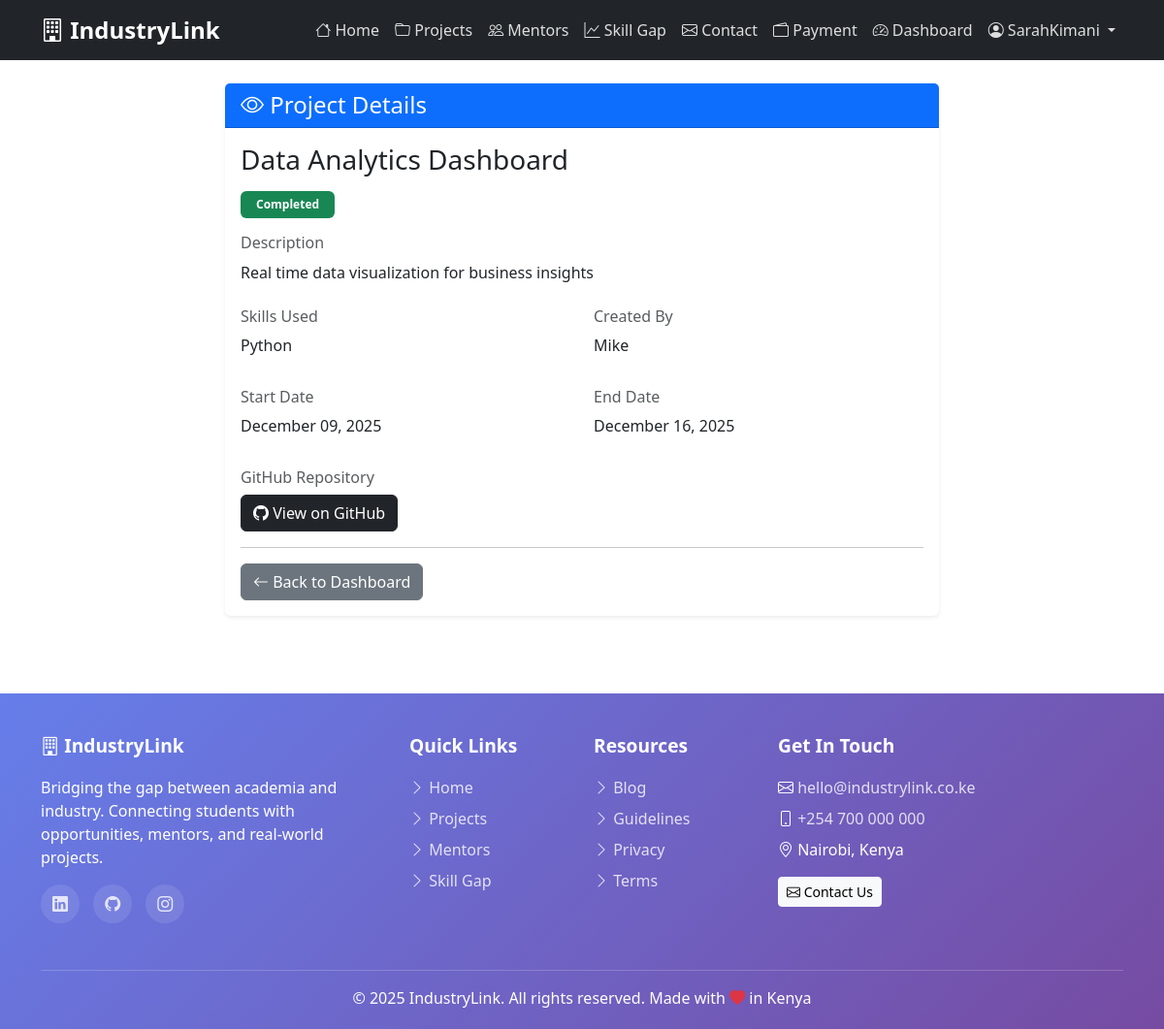
The app's page /project/1/ (signed in) with its own data.
### main/models.py (models this page shows, shortened)
class Project(models.Model):
    STATUS_CHOICES = [
        ('ongoing', 'Ongoing'),
        ('completed', 'Completed'),
        ('paused', 'Paused'),
    ]
    student = models.ForeignKey('StudentProfile', on_delete=models.CASCADE, related_name='projects')
    freelancer = models.ForeignKey('Freelancer', on_delete=models.CASCADE, related_name='projects', null=True, blank=True)
    organization = models.ForeignKey('Organization', on_delete=models.CASCADE, related_name='projects', null=True, blank=True)
    title = models.CharField(max_length=200)
    description = models.TextField()
    skills_used = models.TextField()
    github_link = models.URLField(blank=True)
    status = models.CharField(max_length=20, choices=STATUS_CHOICES, default='ongoing')
    start_date = models.DateField()
    end_date = models.DateField(blank=True, null=True)
    created_at = models.DateTimeField(auto_now_add=True)
    updated_at = models.DateTimeField(auto_now=True)
    class Meta:
        ordering = ['-created_at']

class StudentProfile(models.Model):
    user= models.OneToOneField(User, on_delete=models.CASCADE, related_name='student_profile')
    year_of_study = models.IntegerField()
    course = models.CharField(max_length=200)
    institution = models.CharField(max_length=200)
    email = models.EmailField()
    bio = models.TextField(blank=True)
    skills = models.TextField(help_text="Comma-separated skills")
    created_at = models.DateTimeField(auto_now_add=True)
    updated_at = models.DateTimeField(auto_now=True)
    class Meta:
        verbose_name = "Student Profile"
        verbose_name_plural = "Student Profiles"
        ordering = ['-created_at']

### main/views.py (the view)
# urls.py: path('project/<int:project_id>/', views.view_project, name='view_project'),
@login_required
def view_project(request, project_id):
    project = get_object_or_404(Project, id=project_id)
    return render(request, 'projects/view_project.html', {'project': project})

### main/templates/projects/view_project.html (shortened to what this page needs)
{% extends 'base.html' %}
{% block content %}
<div class="container mt-4">
    <div class="row">
        <div class="col-md-8 mx-auto">
            <div class="card border-0 shadow-sm">
                <div class="card-header bg-primary text-white">
                    <h4 class="mb-0"><i class="bi bi-eye"></i> Project Details</h4>
                </div>
                <div class="card-body">
                    <h3 class="mb-3">{{ project.title }}</h3>
                    <div class="mb-3">
                        <span class="badge {% if project.status == 'completed' %}bg-success{% elif project.status == 'ongoing' %}bg-info{% else %}bg-warning{% endif %} px-3 py-2">
                            {{ project.get_status_display }}
                        </span>
                    </div>
                    <div class="mb-4">
                        <h6 class="text-muted">Description</h6>
                        <p>{{ project.description }}</p>
                    </div>
                    <div class="row mb-3">
                        <div class="col-md-6">
                            <h6 class="text-muted">Skills Used</h6>
                            <p>{{ project.skills_used }}</p>
                        </div>
                        <div class="col-md-6">
                            <h6 class="text-muted">Created By</h6>
                            <p>{{ project.student.user.username }}</p>
                        </div>
                    </div>
                    <div class="row mb-3">
                        <div class="col-md-6">
                            <h6 class="text-muted">Start Date</h6>
                            <p>{{ project.start_date|date:"F d, Y" }}</p>
                        </div>
                        {% if project.end_date %}
                        <div class="col-md-6">
                            <h6 class="text-muted">End Date</h6>
                            <p>{{ project.end_date|date:"F d, Y" }}</p>
                        </div>
                        {% endif %}
                    </div>
                    {% if project.github_link %}
                    <div class="mb-3">
                        <h6 class="text-muted">GitHub Repository</h6>
                        <a href="{{ project.github_link }}" target="_blank" class="btn btn-dark">
                            <i class="bi bi-github"></i> View on GitHub
                        </a>
                    </div>
                    {% endif %}
                    <hr>
                    <div class="d-flex gap-2">
                        <a href="{% url 'main:dashboard' %}" class="btn btn-secondary">
                            <i class="bi bi-arrow-left"></i> Back to Dashboard
                        </a>
                    </div>
                </div>
            </div>
        </div>
    </div>
</div>
{% endblock %}

### templates/base.html (shortened to what this page needs)
<!DOCTYPE html>
<html lang="en">
<head>
    <link href="https://cdn.jsdelivr.net/npm/bootstrap@5.3.2/dist/css/bootstrap.min.css" rel="stylesheet">
    <link rel="stylesheet" href="https://cdn.jsdelivr.net/npm/bootstrap-icons@1.11.1/font/bootstrap-icons.css">
</head>
<body>
    <nav class="navbar navbar-expand-lg navbar-dark bg-dark">
        <div class="container">
            <a class="navbar-brand" href="{% url 'main:home' %}">
                <i class="bi bi-building"></i> IndustryLink
            </a>
            <div class="collapse navbar-collapse" id="navbarNav">
                <ul class="navbar-nav ms-auto">
                    <li class="nav-item">
                        <a class="nav-link" href="{% url 'main:home' %}">
                            <i class="bi bi-house"></i> Home
                        </a>
                    </li>
                    <li class="nav-item">
                        <a class="nav-link" href="{% url 'main:projects' %}">
                            <i class="bi bi-folder"></i> Projects
                        </a>
                    </li>
                    <li class="nav-item">
                        <a class="nav-link" href="{% url 'main:mentor' %}">
                            <i class="bi bi-people"></i> Mentors
                        </a>
                    </li>
                    <li class="nav-item">
                        <a class="nav-link" href="{% url 'main:skills' %}">
                            <i class="bi bi-graph-up"></i> Skill Gap
                        </a>
                    </li>
                    <li class="nav-item">
                        <a class="nav-link" href="{% url 'main:contact' %}">
                            <i class="bi bi-envelope"></i> Contact
                        </a>
                    </li>
                    <li class="nav-item">
                        <a class="nav-link" href="{% url 'main:payment' %}">
                            <i class="bi bi-wallet2"></i> Payment
                        </a>
                    </li>
                    {% if request.user.is_authenticated %}
                        <li class="nav-item">
                            <a class="nav-link" href="{% url 'main:dashboard' %}">
                                <i class="bi bi-speedometer2"></i> Dashboard
                            </a>
                        </li>
                        <li class="nav-item dropdown">
                            <a class="nav-link dropdown-toggle" href="#" id="userDropdown" role="button" data-bs-toggle="dropdown" aria-expanded="false">
                                <i class="bi bi-person-circle"></i> {{ request.user.username }}
                            </a>
                        </li>
                    {% endif %}
                </ul>
            </div>
        </div>
    </nav>
    <main>
        {% block content %}
        {% endblock %}
    </main>
    <footer>
        <div class="container">
            <div class="row">
                <div class="col-md-4 mb-4">
                    <div class="footer-heading">
                        <i class="bi bi-building"></i> IndustryLink
                    </div>
                    <p class="mb-3">
                        Bridging the gap between academia and industry.
                        Connecting students with opportunities, mentors, and real-world projects.
                    </p>
                    <div class="social-icons">
                        <a href="#" aria-label="LinkedIn"><i class="bi bi-linkedin"></i></a>
                        <a href="#" aria-label="GitHub"><i class="bi bi-github"></i></a>
                        <a href="#" aria-label="Instagram"><i class="bi bi-instagram"></i></a>
                    </div>
                </div>
                <div class="col-md-2 mb-4">
                    <div class="footer-heading">Quick Links</div>
                    <ul class="list-unstyled">
                        <li class="mb-2"><a href="{% url 'main:home' %}"><i class="bi bi-chevron-right"></i> Home</a></li>
                        <li class="mb-2"><a href="{% url 'main:projects' %}"><i class="bi bi-chevron-right"></i> Projects</a></li>
                        <li class="mb-2"><a href="{% url 'main:mentor' %}"><i class="bi bi-chevron-right"></i> Mentors</a></li>
                        <li class="mb-2"><a href="{% url 'main:skills' %}"><i class="bi bi-chevron-right"></i> Skill Gap</a></li>
                    </ul>
                </div>
                <div class="col-md-2 mb-4">
                    <div class="footer-heading">Resources</div>
                    <ul class="list-unstyled">
                        <li class="mb-2"><a href="#"><i class="bi bi-chevron-right"></i> Blog</a></li>
                        <li class="mb-2"><a href="#"><i class="bi bi-chevron-right"></i> Guidelines</a></li>
                        <li class="mb-2"><a href="#"><i class="bi bi-chevron-right"></i> Privacy</a></li>
                        <li class="mb-2"><a href="#"><i class="bi bi-chevron-right"></i> Terms</a></li>
                    </ul>
                </div>
                <div class="col-md-4 mb-4">
                    <div class="footer-heading">Get In Touch</div>
                    <ul class="list-unstyled">
                        <li class="mb-2">
                            <i class="bi bi-envelope"></i>
                            <a href="mailto:hello@industrylink.co.ke">hello@industrylink.co.ke</a>
                        </li>
                        <li class="mb-2">
                            <i class="bi bi-phone"></i>
                            <a href="tel:+254700000000">+254 700 000 000</a>
                        </li>
                        <li class="mb-2">
                            <i class="bi bi-geo-alt"></i> Nairobi, Kenya
                        </li>
                    </ul>
                    <div class="mt-3">
                        <a href="{% url 'main:contact' %}" class="btn btn-light btn-sm">
                            <i class="bi bi-envelope"></i> Contact Us
                        </a>
                    </div>
                </div>
            </div>
            <hr class="bg-white mt-4" style="opacity: 0.2;">
            <div class="row">
                <div class="col-12 text-center">
                    <p class="mb-0">
                        &copy; 2025 IndustryLink. All rights reserved.
                        Made with <i class="bi bi-heart-fill text-danger"></i> in Kenya
                    </p>
                </div>
            </div>
        </div>
    </footer>
</body>
</html>

### templates/base.html (style rules this page uses)
html, body { height: 100%; }
body { display: flex; flex-direction: column; }
main { flex: 1 0 auto; }
footer { flex-shrink: 0; background: linear-gradient(135deg, #667eea 0%, #764ba2 100%); color: white; padding: 40px 0 20px 0; margin-top: 80px; }
footer a { color: rgba(255,255,255,0.8); text-decoration: none; transition: color 0.3s; }
footer .footer-heading { font-size: 1.2rem; font-weight: bold; margin-bottom: 1rem; }
footer .social-icons a { display: inline-flex; align-items: center; justify-content: center; width: 40px; height: 40px; background: rgba(255,255,255,0.1); border-radius: 50%; margin-right: 10px; transition: all 0.3s; }
.navbar-brand { font-weight: bold; font-size: 1.5rem; }
.nav-link { color: rgba(255,255,255,.85) !important; transition: color 0.3s; }

### records on screen
Project: title "Data Analytics Dashboard", status "Completed", description "Real time data visualization for business insights", skills_used "Python", student.user.username "Mike", start_date "December 09, 2025", end_date "December 16, 2025"

### other values on screen
{{ request.user.username }} "SarahKimani"
